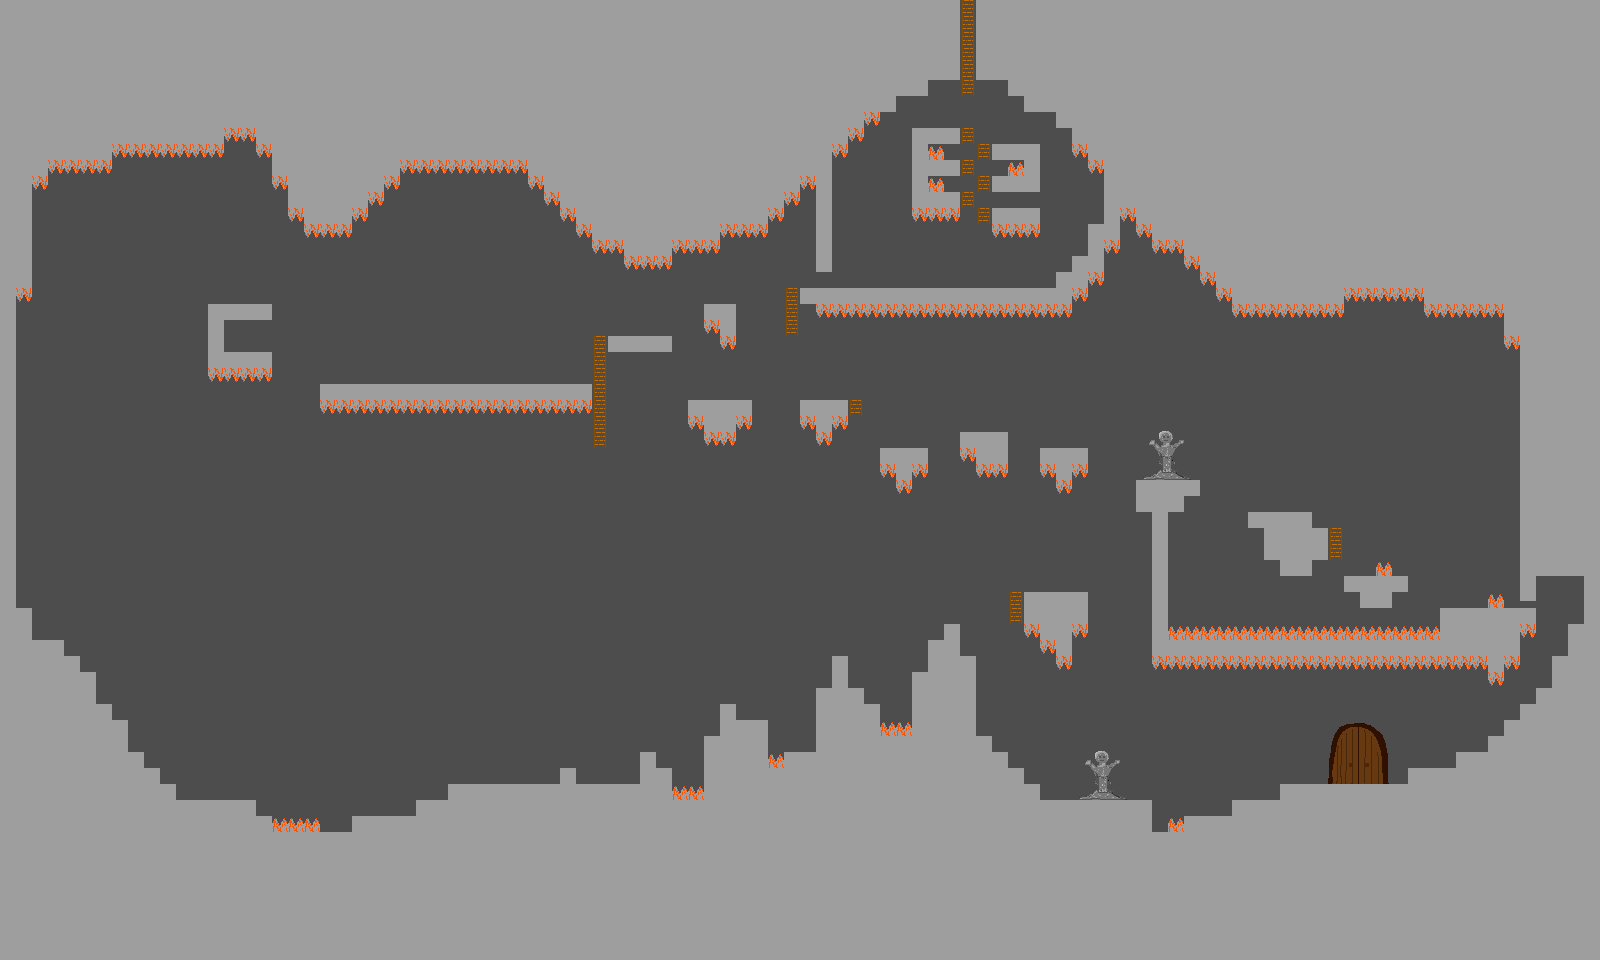

This is a level from a 2D game, rendered from its Tiled map with the project's own tilesets. A one-line summary and the map file follow, with tile-layer data summarised:
An orthogonal 100x60 tile map with 16x16 px tiles, 10 tile layers (Door Barrier Open, Door Barrier Closed, Background, Background Doors, ...), 2 tilesets and 13 objects.

<map version="1.10" tiledversion="1.10.2" orientation="orthogonal" renderorder="right-down" width="100" height="60" tilewidth="16" tileheight="16" infinite="0" nextlayerid="22" nextobjectid="14">
 <tileset firstgid="1" source="Testing Tiles.tsx" />
 <tileset firstgid="32" source="Interior.tsx" />
 <layer id="20" name="Door Barrier Open" width="100" height="60">
  <data>[6000 cells, 0 non-empty, 0 distinct tile ids]</data>
 </layer>
 <layer id="19" name="Door Barrier Closed" width="100" height="60">
  <data>[6000 cells, 1 non-empty, 1 distinct tile ids]</data>
 </layer>
 <layer id="7" name="Background" width="100" height="60">
  <data>[6000 cells, 3554 non-empty, 1 distinct tile ids]</data>
 </layer>
 <layer id="16" name="Background Doors" width="100" height="60">
  <data>[6000 cells, 1 non-empty, 1 distinct tile ids]</data>
 </layer>
 <layer id="10" name="Ladders" width="100" height="60">
  <data>[6000 cells, 28 non-empty, 2 distinct tile ids]</data>
 </layer>
 <layer id="1" name="Platforms" width="100" height="60">
  <data>[6000 cells, 2845 non-empty, 3 distinct tile ids]</data>
 </layer>
 <layer id="2" name="Statues" width="100" height="60">
  <data>[6000 cells, 2 non-empty, 1 distinct tile ids]</data>
 </layer>
 <layer id="3" name="Current Statue" width="100" height="60">
  <data>[6000 cells, 0 non-empty, 0 distinct tile ids]</data>
 </layer>
 <layer id="18" name="Death" width="100" height="60">
  <data>[6000 cells, 201 non-empty, 2 distinct tile ids]</data>
 </layer>
 <objectgroup id="6" name="Moving Platforms" />
 <layer id="5" name="Moving Platforms" width="100" height="60">
  <data>[6000 cells, 0 non-empty, 0 distinct tile ids]</data>
 </layer>
 <objectgroup id="12" name="Villagers">
  <object id="2" x="1056.33" y="585.667">
   <properties>
    <property name="id" value="100" />
   </properties>
   <point />
  </object>
 </objectgroup>
 <objectgroup id="13" name="Collectibles">
  <object id="3" x="1160" y="826.5">
   <properties>
    <property name="type" value="Helmet" />
   </properties>
   <point />
  </object>
  <object id="13" x="232" y="346.5">
   <properties>
    <property name="type" value="Key" />
    <property name="unlocks" value="2.1.1" />
   </properties>
   <point />
  </object>
 </objectgroup>
 <objectgroup id="14" name="Warp Doors">
  <object id="4" x="1360" y="778">
   <properties>
    <property name="dest_x" type="int" value="9" />
    <property name="dest_y" type="int" value="16" />
    <property name="key_req" value="Cave Key" />
    <property name="warp" value="2.2" />
   </properties>
   <point />
  </object>
 </objectgroup>
 <objectgroup id="21" name="Locked Doors">
  <object id="11" x="824.25" y="281.75">
   <properties>
    <property name="id" value="2.1.1" />
   </properties>
   <point />
  </object>
 </objectgroup>
 <objectgroup id="17" name="Orbs">
  <object id="5" x="1512" y="715.333">
   <properties>
    <property name="type" value="Energy" />
   </properties>
   <point />
  </object>
  <object id="6" x="1560" y="651.333">
   <properties>
    <property name="type" value="Energy" />
   </properties>
   <point />
  </object>
  <object id="7" x="1576.67" y="620.667">
   <properties>
    <property name="type" value="Energy" />
   </properties>
   <point />
  </object>
  <object id="8" x="1480" y="603.333">
   <properties>
    <property name="type" value="Energy" />
   </properties>
   <point />
  </object>
  <object id="9" x="1448" y="605.333">
   <properties>
    <property name="type" value="Energy" />
   </properties>
   <point />
  </object>
  <object id="10" x="1352.67" y="570.667">
   <properties>
    <property name="type" value="Energy" />
   </properties>
   <point />
  </object>
 </objectgroup>
 <objectgroup id="11" name="Text" />
 <objectgroup id="9" name="Goal">
  <object id="1" x="968.269" y="15.582">
   <properties>
    <property name="dest_x" type="int" value="3" />
    <property name="dest_y" type="int" value="20" />
    <property name="warp" value="3.1" />
   </properties>
   <point />
  </object>
 </objectgroup>
 <objectgroup id="15" name="Enemies">
  <object id="12" x="328.667" y="378.667">
   <properties>
    <property name="boundary_left" type="int" value="20" />
    <property name="boundary_right" type="int" value="36" />
    <property name="can_kill" type="bool" value="true" />
    <property name="drop" value="Ectoplasm" />
    <property name="type" value="Wraith" />
   </properties>
   <point />
  </object>
 </objectgroup>
</map>
